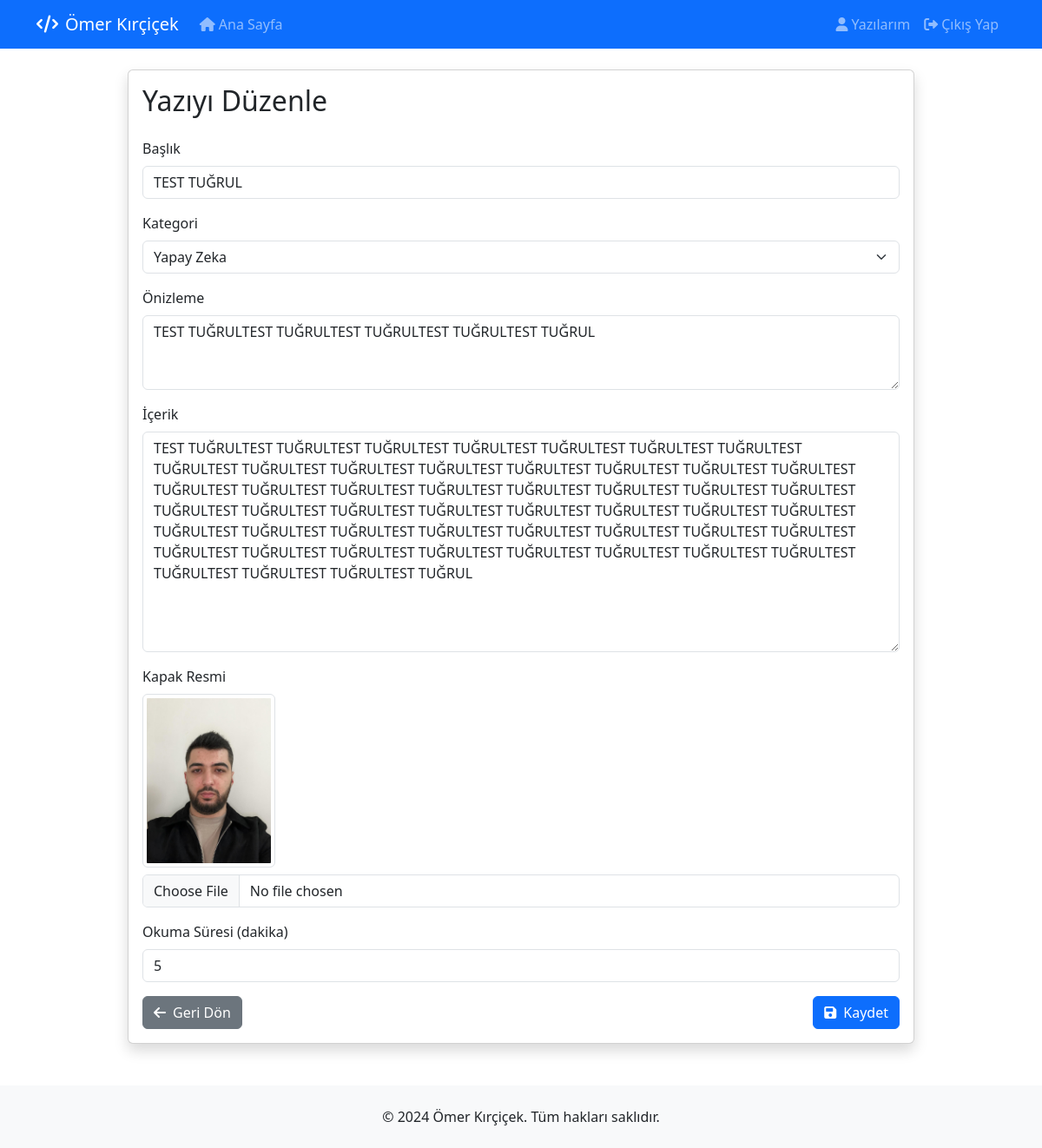
Screenshot of /user/post/edit/3 (signed in) with the database file from the repository.
### src/main.py (models this page shows, shortened)
class Post(db.Model):
    id = db.Column(db.Integer, primary_key=True)
    title = db.Column(db.String(200), nullable=False)
    slug = db.Column(db.String(200), unique=True, nullable=False)
    preview = db.Column(db.String(300), nullable=False)
    content = db.Column(db.Text, nullable=False)
    image = db.Column(db.String(255))
    category_id = db.Column(db.Integer, db.ForeignKey('category.id'), nullable=False)
    author_id = db.Column(db.Integer, db.ForeignKey('user.id'), nullable=False)
    reading_time = db.Column(db.Integer, default=5)
    created_at = db.Column(db.DateTime, default=datetime.utcnow)
    is_approved = db.Column(db.Boolean, default=False)
    status = db.Column(db.String(20), default='pending')  # pending, approved, rejected

class Category(db.Model):
    id = db.Column(db.Integer, primary_key=True)
    name = db.Column(db.String(50), unique=True, nullable=False)
    slug = db.Column(db.String(50), unique=True, nullable=False)
    posts = db.relationship('Post', backref='category_rel', lazy=True)

### src/main.py (the view, shortened to what this page needs)
@app.route('/user/post/edit/<int:id>', methods=['GET', 'POST'])
@user_required
def user_edit_post(id):
    user_id = int(request.cookies.get('user_id'))
    post = Post.query.filter_by(id=id, author_id=user_id).first_or_404()
    categories = Category.query.order_by(Category.name).all()
    return render_template('user/post_form.html', post=post, categories=categories)

### src/main.py (called while the page is built)
def user_required(f):
    @wraps(f)
    def decorated_function(*args, **kwargs):
        if not request.cookies.get('user_id'):
            return redirect(url_for('auth_login'))
        return f(*args, **kwargs)
    return decorated_function

### src/templates/user/post_form.html (shortened to what this page needs)
{% extends "base.html" %}
{% block content %}
<div class="container">
    <div class="row justify-content-center">
        <div class="col-lg-10">
            <div class="card shadow">
                <div class="card-body">
                    <h2 class="card-title mb-4">
                        {% if post %}
                            Yazıyı Düzenle
                        {% else %}
                            Yeni Yazı Ekle
                        {% endif %}
                    </h2>
                    <form method="POST" enctype="multipart/form-data">
                        <div class="mb-3">
                            <label for="title" class="form-label">Başlık</label>
                            <input type="text" class="form-control" id="title" name="title"
                                   value="{{ post.title if post else '' }}" required>
                        </div>
                        <div class="mb-3">
                            <label for="category_id" class="form-label">Kategori</label>
                            <select class="form-select" id="category_id" name="category_id" required>
                                {% for category in categories %}
                                <option value="{{ category.id }}"
                                        {% if post and post.category_id == category.id %}selected{% endif %}>
                                    {{ category.name }}
                                </option>
                                {% endfor %}
                            </select>
                        </div>
                        <div class="mb-3">
                            <label for="preview" class="form-label">Önizleme</label>
                            <textarea class="form-control" id="preview" name="preview" rows="3"
                                      required>{{ post.preview if post else '' }}</textarea>
                        </div>
                        <div class="mb-3">
                            <label for="content" class="form-label">İçerik</label>
                            <textarea class="form-control" id="content" name="content" rows="10"
                                      required>{{ post.content if post else '' }}</textarea>
                        </div>
                        <div class="mb-3">
                            <label for="image" class="form-label">Kapak Resmi</label>
                            {% if post and post.image %}
                                <div class="mb-2">
                                    <img src="{{ url_for('serve_image', filename=post.image) }}"
                                         alt="Mevcut resim" class="img-thumbnail" style="max-height: 200px;">
                                </div>
                            {% endif %}
                            <input type="file" class="form-control" id="image" name="image"
                                   accept="image/*">
                        </div>
                        <div class="mb-3">
                            <label for="reading_time" class="form-label">Okuma Süresi (dakika)</label>
                            <input type="number" class="form-control" id="reading_time"
                                   name="reading_time" min="1" max="60"
                                   value="{{ post.reading_time if post else '5' }}" required>
                        </div>
                        <div class="d-flex justify-content-between">
                            <a href="{{ url_for('user_dashboard') }}" class="btn btn-secondary">
                                <i class="fas fa-arrow-left me-2"></i>Geri Dön
                            </a>
                            <button type="submit" class="btn btn-primary">
                                <i class="fas fa-save me-2"></i>Kaydet
                            </button>
                        </div>
                    </form>
                </div>
            </div>
        </div>
    </div>
</div>
{% endblock %}

### rows the page displays
Post: title "TEST TUĞRUL", category_id "Yapay Zeka", preview "TEST TUĞRULTEST TUĞRULTEST TUĞRULTEST TUĞRULTEST TUĞRUL", content "TEST TUĞRULTEST TUĞRULTEST TUĞRULTEST TUĞRULTEST TUĞRULTEST TUĞRULTEST TUĞRULTEST TUĞRULTEST TUĞRULTEST TUĞRULTEST TUĞRULTEST TUĞRULTEST TUĞRULTEST TUĞRULTEST TUĞRULTEST TUĞRULTEST TUĞRULTEST TUĞRULTEST TUĞRULTEST TUĞRULTEST TUĞRULTEST TUĞRULTEST TUĞRULTEST TUĞRULTEST TUĞRULTEST TUĞRULTEST TUĞRULTEST TUĞRULTEST TUĞRULTEST TUĞRULTEST TUĞRULTEST TUĞRULTEST TUĞRULTEST TUĞRULTEST TUĞRULTEST TUĞRULTEST TUĞRULTEST TUĞRULTEST TUĞRULTEST TUĞRULTEST TUĞRULTEST TUĞRULTEST TUĞRULTEST TUĞRULTEST TUĞRULTEST TUĞRULTEST TUĞRULTEST TUĞRULTEST TUĞRULTEST TUĞRULTEST TUĞRUL", image (picture), reading_time "5"
